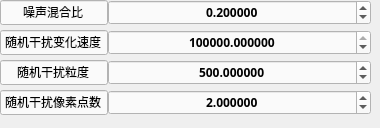
      <widget class="QWidget" name="tab_15">
       <attribute name="title">
        <string>随机噪声</string>
       </attribute>
       <widget class="QWidget" name="layoutWidget_9">
        <property name="geometry">
         <rect>
          <x>0</x>
          <y>0</y>
          <width>371</width>
          <height>119</height>
         </rect>
        </property>
        <layout class="QFormLayout" name="formLayout_21">
         <property name="horizontalSpacing">
          <number>0</number>
         </property>
         <property name="verticalSpacing">
          <number>5</number>
         </property>
         <item row="0" column="0">
          <widget class="QLineEdit" name="lineEdit_70">
           <property name="font">
            <font>
             <family>等线</family>
             <weight>50</weight>
             <bold>false</bold>
            </font>
           </property>
           <property name="styleSheet">
            <string notr="true">background-color: rgb(250, 250, 250);</string>
           </property>
           <property name="text">
            <string>噪声混合比</string>
           </property>
           <property name="alignment">
            <set>Qt::AlignCenter</set>
           </property>
           <property name="readOnly">
            <bool>true</bool>
           </property>
          </widget>
         </item>
         <item row="0" column="1">
          <widget class="QDoubleSpinBox" name="user_rand_contrib_SpinBox">
           <property name="font">
            <font>
             <family>Adobe 繁黑體 Std B</family>
             <weight>75</weight>
             <bold>true</bold>
            </font>
           </property>
           <property name="styleSheet">
            <string notr="true">background-color: rgb(250, 250, 250);</string>
           </property>
           <property name="alignment">
            <set>Qt::AlignCenter</set>
           </property>
           <property name="decimals">
            <number>6</number>
           </property>
           <property name="maximum">
            <double>1.000000000000000</double>
           </property>
           <property name="value">
            <double>0.200000000000000</double>
           </property>
          </widget>
         </item>
         <item row="1" column="0">
          <widget class="QLineEdit" name="lineEdit_71">
           <property name="font">
            <font>
             <family>等线</family>
             <weight>50</weight>
             <bold>false</bold>
            </font>
           </property>
           <property name="styleSheet">
            <string notr="true">background-color: rgb(250, 250, 250);</string>
           </property>
           <property name="text">
            <string>随机干扰变化速度</string>
           </property>
           <property name="alignment">
            <set>Qt::AlignCenter</set>
           </property>
           <property name="readOnly">
            <bool>true</bool>
           </property>
          </widget>
         </item>
         <item row="1" column="1">
          <widget class="QDoubleSpinBox" name="user_rand_speed_SpinBox">
           <property name="font">
            <font>
             <family>Adobe 繁黑體 Std B</family>
             <weight>75</weight>
             <bold>true</bold>
            </font>
           </property>
           <property name="styleSheet">
            <string notr="true">background-color: rgb(250, 250, 250);</string>
           </property>
           <property name="alignment">
            <set>Qt::AlignCenter</set>
           </property>
           <property name="decimals">
            <number>6</number>
           </property>
           <property name="maximum">
            <double>1000000.000000000000000</double>
           </property>
           <property name="value">
            <double>100000.000000000000000</double>
           </property>
          </widget>
         </item>
         <item row="2" column="0">
          <widget class="QLineEdit" name="lineEdit_72">
           <property name="font">
            <font>
             <family>等线</family>
             <weight>50</weight>
             <bold>false</bold>
            </font>
           </property>
           <property name="styleSheet">
            <string notr="true">background-color: rgb(250, 250, 250);</string>
           </property>
           <property name="text">
            <string>随机干扰粒度</string>
           </property>
           <property name="alignment">
            <set>Qt::AlignCenter</set>
           </property>
           <property name="readOnly">
            <bool>true</bool>
           </property>
          </widget>
         </item>
         <item row="2" column="1">
          <widget class="QDoubleSpinBox" name="user_rand_size_SpinBox">
           <property name="sizePolicy">
            <sizepolicy hsizetype="Minimum" vsizetype="Fixed">
             <horstretch>0</horstretch>
             <verstretch>0</verstretch>
            </sizepolicy>
           </property>
           <property name="font">
            <font>
             <family>Adobe 繁黑體 Std B</family>
             <weight>75</weight>
             <bold>true</bold>
            </font>
           </property>
           <property name="styleSheet">
            <string notr="true">background-color: rgb(250, 250, 250);</string>
           </property>
           <property name="alignment">
            <set>Qt::AlignCenter</set>
           </property>
           <property name="decimals">
            <number>6</number>
           </property>
           <property name="maximum">
            <double>1000.000000000000000</double>
           </property>
           <property name="value">
            <double>500.000000000000000</double>
           </property>
          </widget>
         </item>
         <item row="3" column="0">
          <widget class="QLineEdit" name="lineEdit_73">
           <property name="font">
            <font>
             <family>等线</family>
             <weight>50</weight>
             <bold>false</bold>
            </font>
           </property>
           <property name="styleSheet">
            <string notr="true">background-color: rgb(250, 250, 250);</string>
           </property>
           <property name="text">
            <string>随机干扰像素点数</string>
           </property>
           <property name="alignment">
            <set>Qt::AlignCenter</set>
           </property>
           <property name="readOnly">
            <bool>true</bool>
           </property>
          </widget>
         </item>
         <item row="3" column="1">
          <widget class="QDoubleSpinBox" name="user_rand_density_SpinBox">
           <property name="font">
            <font>
             <family>Adobe 繁黑體 Std B</family>
             <weight>75</weight>
             <bold>true</bold>
            </font>
           </property>
           <property name="styleSheet">
            <string notr="true">background-color: rgb(250, 250, 250);</string>
           </property>
           <property name="alignment">
            <set>Qt::AlignCenter</set>
           </property>
           <property name="decimals">
            <number>6</number>
           </property>
           <property name="value">
            <double>2.000000000000000</double>
           </property>
          </widget>
         </item>
        </layout>
       </widget>
      </widget>
